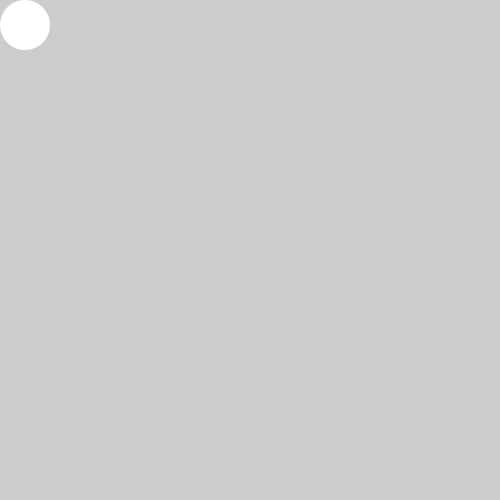
Frame 1 (no input)
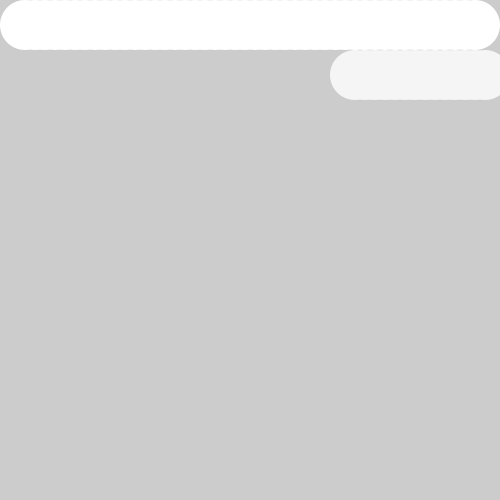
Frame 60 (the mouse pressed at the canvas centre just before this capture)
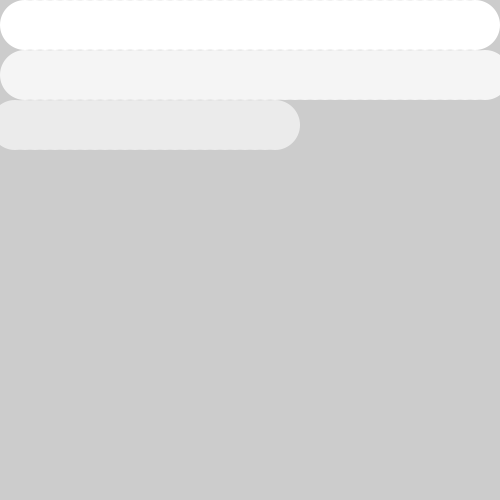
Frame 120 (the mouse held since frame 60 and released just before this capture)

The Processing sketch that drew these frames (run headless with seeded random() and noise(); from frame 60 on, the mouse is pressed at the canvas centre):

// Processing sketch: processing_168662
// ── processing_168662.pde

int xpos= 25;
int ypos= 25;
int speed= 10;

int dirx = speed;
int diry = speed;

int col1 = 255;
int col2 = 255;
int col3 = 255;
int diff = 10;

boolean collum = true;
boolean row = false;

void setup(){
  size(500,500);
  noStroke();
  frameRate(100);
}
void draw(){
  //fill(200,1);
  //rect(0,0,500,500);
   fill(col1,col2,col3);
   ellipse(xpos,ypos,50,50);
   if(collum == true){
     xpos = xpos + dirx;
   }
   if(row == true){
     ypos = ypos + diry;
   }
  

  
  if(xpos > width-25 && collum == true){
    dirx = - speed;
    col1 -= diff;
    col2 -= diff;
    col3 -= diff;
    fill(col1,col2,col3);
    ypos += 50;
  }
  if(xpos< 25 && collum == true){
    dirx = speed;
    col1 -= diff;
    col2 -= diff;
    col3 -= diff;
    ypos += 50;
  }
  if(ypos > height){
    collum = false;
    row = true;
  //  rect(200,200,50,50);
  }
  if(ypos > height-25 && row == true){
    diry = -speed;
    col1 -= diff;
    col2 -= diff;
    col3 -= diff;
  }
  if(ypos < 25 && row == true){
    xpos += 50;       
    diry = speed;
    col1 -= diff;
    col2 -= diff;
    col3 -= diff;
  }
  if(xpos >500){
    collum = true;
    row = false;
    xpos = 25;
    ypos = 0;
  }
  if (col1 < 0 || col2 < 0 || col3 < 0){
    col1 = 255;
    col2 = 255;
    col3 = 255;
  }
}
  
